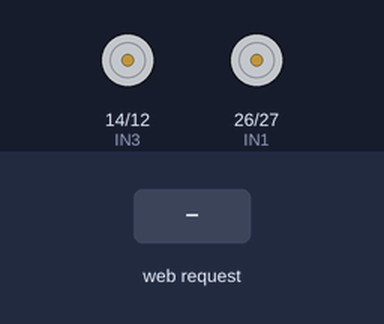
The program below on a simulated ESP32. On the bench: motor-driver pin pairs drawn as motors (green arrow = first pin HIGH = forward, orange = second pin HIGH = backward, longer = more drive). Inputs (shaded band) come from the test bench. WiFi joins after 1.5 s; servers stay silent unless stated; what the program prints to the serial monitor is not drawn.

Above: at 2.7 s.
2.8 s: HTTP request GET /forward received
At 4.0 s:
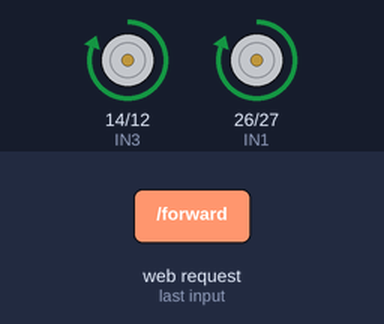
4.3 s: HTTP request GET /backward received
At 5.1 s:
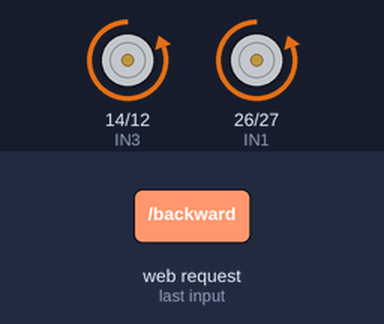
5.8 s: HTTP request GET /left received
At 6.3 s:
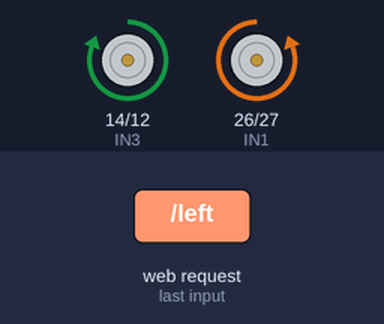
7.3 s: HTTP request GET /right received
At 8.5 s:
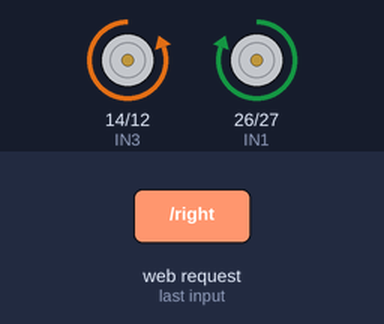
8.8 s: HTTP request GET /stop received
At 9.7 s:
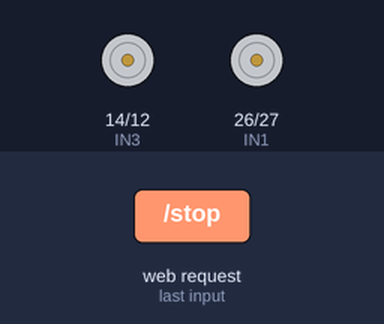
Timing chart, 0 to 11.3 s (numbered marks = the images above; inputs shaded):
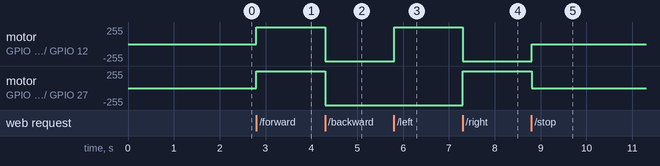

Measured:
- after the input at 2.8 s, motor on GPIO 14 (IN3) / GPIO 12 (IN4), motor on GPIO 26 (IN1) / GPIO 27 (IN2): stopped → forward 255/255 at once
- after the input at 4.3 s, motor on GPIO 14 (IN3) / GPIO 12 (IN4), motor on GPIO 26 (IN1) / GPIO 27 (IN2): forward 255/255 → backward 255/255 at once
- after the input at 5.8 s, motor on GPIO 14 (IN3) / GPIO 12 (IN4): backward 255/255 → forward 255/255 at once
- after the input at 7.3 s, motor on GPIO 14 (IN3) / GPIO 12 (IN4): forward 255/255 → backward 255/255 at once; motor on GPIO 26 (IN1) / GPIO 27 (IN2): backward 255/255 → forward 255/255 at once
- after the input at 8.8 s, motor on GPIO 14 (IN3) / GPIO 12 (IN4): backward 255/255 → stopped at once; motor on GPIO 26 (IN1) / GPIO 27 (IN2): forward 255/255 → stopped at once

The program:

main.cpp
```cpp
#include <Arduino.h>
#include <WiFi.h>
#include <ESPAsyncWebServer.h>

#include "wifimanager.h"
#include "deviceControl.h"

AsyncWebServer server(80);

void setup()
{
    Serial.begin(115200);

    connectWiFi();

    initDevice();

    setupRoutes(server);

    server.begin();

    Serial.println("Server Started");
}

void loop()
{

}
```

deviceControl.h
```cpp
#ifndef DEVICE_CONTROL_H
#define DEVICE_CONTROL_H

#include <Arduino.h>
#include <ESPAsyncWebServer.h>
#include "webpage.h"

#define IN1 26
#define IN2 27
#define IN3 14
#define IN4 12

void stopCar()
{
    digitalWrite(IN1,LOW);
    digitalWrite(IN2,LOW);
    digitalWrite(IN3,LOW);
    digitalWrite(IN4,LOW);
}

void forward()
{
    digitalWrite(IN1,HIGH);
    digitalWrite(IN2,LOW);

    digitalWrite(IN3,HIGH);
    digitalWrite(IN4,LOW);
}

void backward()
{
    digitalWrite(IN1,LOW);
    digitalWrite(IN2,HIGH);

    digitalWrite(IN3,LOW);
    digitalWrite(IN4,HIGH);
}

void left()
{
    digitalWrite(IN1,LOW);
    digitalWrite(IN2,HIGH);

    digitalWrite(IN3,HIGH);
    digitalWrite(IN4,LOW);
}

void right()
{
    digitalWrite(IN1,HIGH);
    digitalWrite(IN2,LOW);

    digitalWrite(IN3,LOW);
    digitalWrite(IN4,HIGH);
}

void initDevice()
{
    pinMode(IN1,OUTPUT);
    pinMode(IN2,OUTPUT);
    pinMode(IN3,OUTPUT);
    pinMode(IN4,OUTPUT);

    stopCar();
}

void setupRoutes(AsyncWebServer &server)
{
    server.on("/",HTTP_GET,[](AsyncWebServerRequest *request){

        request->send_P(200,"text/html",index_html);

    });

    server.on("/forward",HTTP_GET,[](AsyncWebServerRequest *request){

        forward();

        request->send(200,"text/plain","OK");

    });

    server.on("/backward",HTTP_GET,[](AsyncWebServerRequest *request){

        backward();

        request->send(200,"text/plain","OK");

    });

    server.on("/left",HTTP_GET,[](AsyncWebServerRequest *request){

        left();

        request->send(200,"text/plain","OK");

    });

    server.on("/right",HTTP_GET,[](AsyncWebServerRequest *request){

        right();

        request->send(200,"text/plain","OK");

    });

    server.on("/stop",HTTP_GET,[](AsyncWebServerRequest *request){

        stopCar();

        request->send(200,"text/plain","OK");

    });

}

#endif
```

webpage.h
```cpp
#ifndef WEBPAGE_H
#define WEBPAGE_H

const char index_html[] PROGMEM = R"rawliteral(

<!DOCTYPE html>

<html>

<head>

<meta name="viewport" content="width=device-width, initial-scale=1">

<style>

body{

font-family:Arial;

text-align:center;

background:#f2f2f2;

}

button{

width:140px;

height:70px;

font-size:22px;

margin:10px;

border:none;

border-radius:10px;

background:#2196F3;

color:white;

}

.stop{

background:red;

}

</style>

</head>

<body>

<h2>ESP32 WiFi Car</h2>

<button onclick="send('forward')">Forward</button><br>

<button onclick="send('left')">Left</button>

<button class="stop" onclick="send('stop')">Stop</button>

<button onclick="send('right')">Right</button><br>

<button onclick="send('backward')">Backward</button>

<script>

function send(cmd)
{
fetch("/"+cmd);
}

</script>

</body>

</html>

)rawliteral";

#endif
```

wifimanager.h
```cpp
#ifndef WIFI_MANAGER_H
#define WIFI_MANAGER_H

#include <WiFi.h>

const char* ssid = "YOUR_WIFI_NAME";
const char* password = "YOUR_WIFI_PASSWORD";

void connectWiFi()
{
    Serial.print("Connecting to WiFi");

    WiFi.begin(ssid, password);

    while (WiFi.status() != WL_CONNECTED)
    {
        delay(500);
        Serial.print(".");
    }

    Serial.println();
    Serial.print("Connected");
    Serial.println();
    Serial.print("IP Address : ");
    Serial.println(WiFi.localIP());
}

#endif
```
